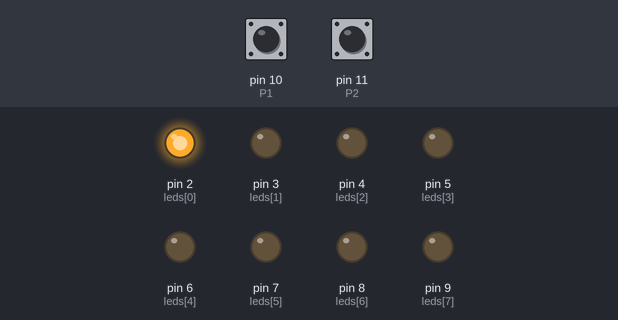
This sketch was run on a simulated Arduino Uno, built with avr-gcc and run on an emulated ATmega328P. Shown: output pins drawn as LEDs (lit = HIGH). Inputs (shaded band) come from the test bench; at power-on: pin 10 (P1) HIGH, pin 11 (P2) HIGH.

Above: at 1.2 s.
1.3 s: pin 10 (P1) pulled LOW for 0.15 s
At 1.4 s:
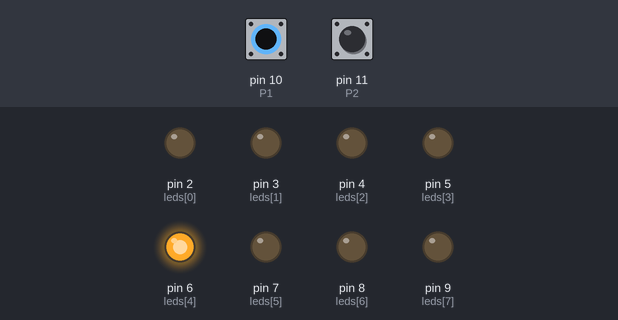
3.0 s: pin 11 (P2) pulled LOW for 0.15 s
At 3.1 s:
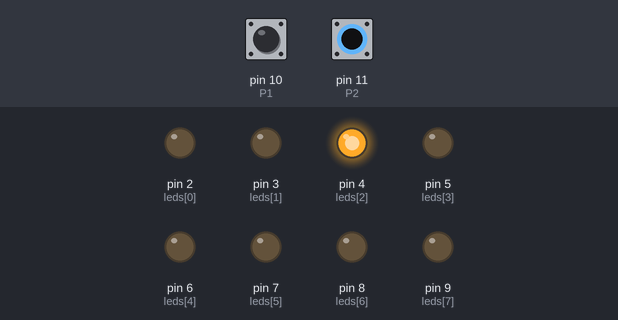
4.7 s: pin 11 (P2) pulled LOW for 3.2 s
At 8.5 s:
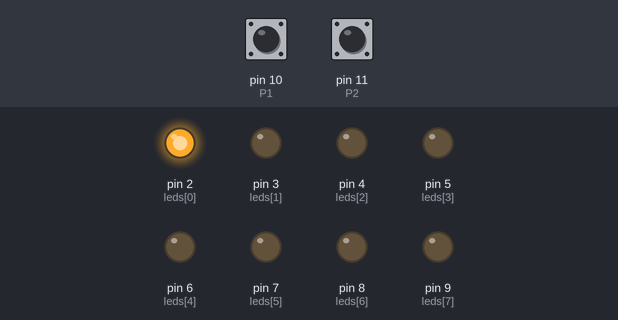
9.4 s: pin 10 (P1) pulled LOW for 3.2 s
At 9.7 s:
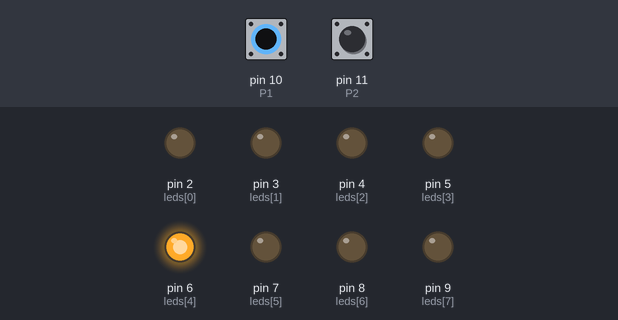
14.1 s: pin 10 (P1) driven LOW and pin 11 (P2) driven LOW
At 14.6 s:
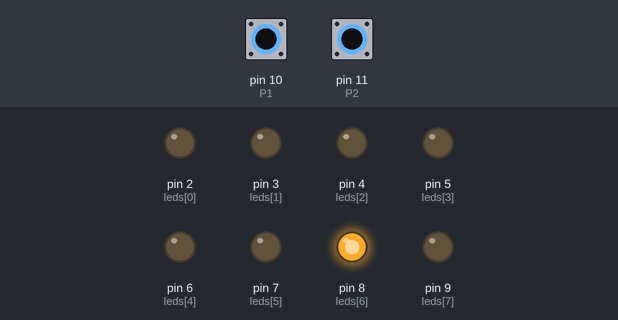
Timing chart, 0 to 16.6 s (numbered marks = the images above; inputs shaded):
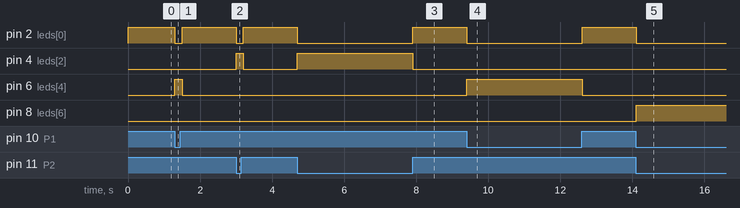

The sketch:

Practica_Multiplexor.ino
```cpp
const int num = 8;
int leds[num] = {2, 3, 4, 5, 6, 7, 8, 9};
int P1 = 10;
int P2 = 11;

void setup() {
  for (int i = 0; i < num; i++) {
    pinMode(leds[i], OUTPUT);
  }
  pinMode(P1, INPUT_PULLUP);
  pinMode(P2, INPUT_PULLUP);
}

void loop() {
  int Led = 0;

  if (digitalRead(P1) == LOW) {
    Led += 4;
  }
  if (digitalRead(P2) == LOW) {
    Led += 2;
  }
  for (int i = 0; i < num; i++) {
    digitalWrite(leds[i], i == Led);
  }
  delay(100);
}
```

Measured:
- after the input at 1.3 s, pin 2 (leds[0]): HIGH → LOW at once, → HIGH 0.20 s later; pin 6 (leds[4]): LOW → HIGH at once, → LOW 0.20 s later
- after the input at 3.0 s, pin 2 (leds[0]): HIGH → LOW at once, → HIGH 0.20 s later; pin 4 (leds[2]): LOW → HIGH at once, → LOW 0.20 s later
- after the input at 4.7 s, pin 2 (leds[0]): HIGH → LOW at once, → HIGH 3.2 s later; pin 4 (leds[2]): LOW → HIGH at once, → LOW 3.2 s later
- after the input at 9.4 s, pin 2 (leds[0]): HIGH → LOW at once, → HIGH 3.2 s later; pin 6 (leds[4]): LOW → HIGH at once, → LOW 3.2 s later
- after the input at 14.1 s, pin 2 (leds[0]): HIGH → LOW at once; pin 8 (leds[6]): LOW → HIGH at once
